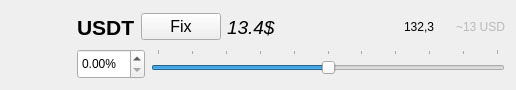
<?xml version="1.0" encoding="UTF-8"?>
<ui version="4.0">
 <class>TokenPanelWidgetUI</class>
 <widget class="QWidget" name="TokenPanelWidgetUI">
  <property name="geometry">
   <rect>
    <x>0</x>
    <y>0</y>
    <width>516</width>
    <height>90</height>
   </rect>
  </property>
  <property name="minimumSize">
   <size>
    <width>100</width>
    <height>90</height>
   </size>
  </property>
  <property name="windowTitle">
   <string>Form</string>
  </property>
  <layout class="QHBoxLayout" name="horizontalLayout_3">
   <item>
    <widget class="QLabel" name="lbl_token_icon">
     <property name="sizePolicy">
      <sizepolicy hsizetype="Fixed" vsizetype="Fixed">
       <horstretch>0</horstretch>
       <verstretch>0</verstretch>
      </sizepolicy>
     </property>
     <property name="minimumSize">
      <size>
       <width>60</width>
       <height>60</height>
      </size>
     </property>
     <property name="maximumSize">
      <size>
       <width>60</width>
       <height>60</height>
      </size>
     </property>
     <property name="text">
      <string/>
     </property>
     <property name="pixmap">
      <pixmap>../src/logo.png</pixmap>
     </property>
     <property name="scaledContents">
      <bool>true</bool>
     </property>
    </widget>
   </item>
   <item>
    <layout class="QVBoxLayout" name="verticalLayout">
     <item>
      <layout class="QHBoxLayout" name="horizontalLayout">
       <item>
        <widget class="QLabel" name="lbl_token_name">
         <property name="font">
          <font>
           <pointsize>16</pointsize>
           <weight>75</weight>
           <bold>true</bold>
          </font>
         </property>
         <property name="text">
          <string>USDT</string>
         </property>
        </widget>
       </item>
       <item>
        <widget class="QPushButton" name="btn_fix">
         <property name="font">
          <font>
           <pointsize>12</pointsize>
          </font>
         </property>
         <property name="text">
          <string>Fix</string>
         </property>
         <property name="checkable">
          <bool>true</bool>
         </property>
         <property name="checked">
          <bool>false</bool>
         </property>
         <property name="autoExclusive">
          <bool>false</bool>
         </property>
         <property name="autoDefault">
          <bool>false</bool>
         </property>
         <property name="default">
          <bool>false</bool>
         </property>
         <property name="flat">
          <bool>false</bool>
         </property>
        </widget>
       </item>
       <item>
        <widget class="QLabel" name="lbl_price">
         <property name="font">
          <font>
           <pointsize>14</pointsize>
           <italic>true</italic>
          </font>
         </property>
         <property name="text">
          <string>13.4$</string>
         </property>
        </widget>
       </item>
       <item>
        <spacer name="horizontalSpacer">
         <property name="orientation">
          <enum>Qt::Horizontal</enum>
         </property>
         <property name="sizeHint" stdset="0">
          <size>
           <width>1000</width>
           <height>20</height>
          </size>
         </property>
        </spacer>
       </item>
       <item>
        <widget class="QLabel" name="lbl_equidity">
         <property name="text">
          <string>132,3</string>
         </property>
        </widget>
       </item>
       <item>
        <spacer name="horizontalSpacer_2">
         <property name="orientation">
          <enum>Qt::Horizontal</enum>
         </property>
         <property name="sizeType">
          <enum>QSizePolicy::Minimum</enum>
         </property>
         <property name="sizeHint" stdset="0">
          <size>
           <width>15</width>
           <height>20</height>
          </size>
         </property>
        </spacer>
       </item>
       <item>
        <widget class="QLabel" name="lbl_usd_value">
         <property name="styleSheet">
          <string notr="true">color:#BABABA</string>
         </property>
         <property name="text">
          <string>~13 USD</string>
         </property>
        </widget>
       </item>
      </layout>
     </item>
     <item>
      <layout class="QHBoxLayout" name="horizontalLayout_2">
       <item>
        <widget class="QDoubleSpinBox" name="sb_balance">
         <property name="minimumSize">
          <size>
           <width>0</width>
           <height>30</height>
          </size>
         </property>
         <property name="prefix">
          <string/>
         </property>
         <property name="suffix">
          <string>%</string>
         </property>
         <property name="singleStep">
          <double>0.500000000000000</double>
         </property>
        </widget>
       </item>
       <item>
        <widget class="QSlider" name="slider_balance">
         <property name="minimumSize">
          <size>
           <width>0</width>
           <height>30</height>
          </size>
         </property>
         <property name="font">
          <font>
           <pointsize>15</pointsize>
          </font>
         </property>
         <property name="maximum">
          <number>1000</number>
         </property>
         <property name="pageStep">
          <number>10</number>
         </property>
         <property name="value">
          <number>500</number>
         </property>
         <property name="sliderPosition">
          <number>500</number>
         </property>
         <property name="tracking">
          <bool>true</bool>
         </property>
         <property name="orientation">
          <enum>Qt::Horizontal</enum>
         </property>
         <property name="invertedAppearance">
          <bool>false</bool>
         </property>
         <property name="invertedControls">
          <bool>false</bool>
         </property>
         <property name="tickPosition">
          <enum>QSlider::TicksAbove</enum>
         </property>
         <property name="tickInterval">
          <number>100</number>
         </property>
        </widget>
       </item>
      </layout>
     </item>
    </layout>
   </item>
  </layout>
 </widget>
 <resources/>
 <connections/>
</ui>
